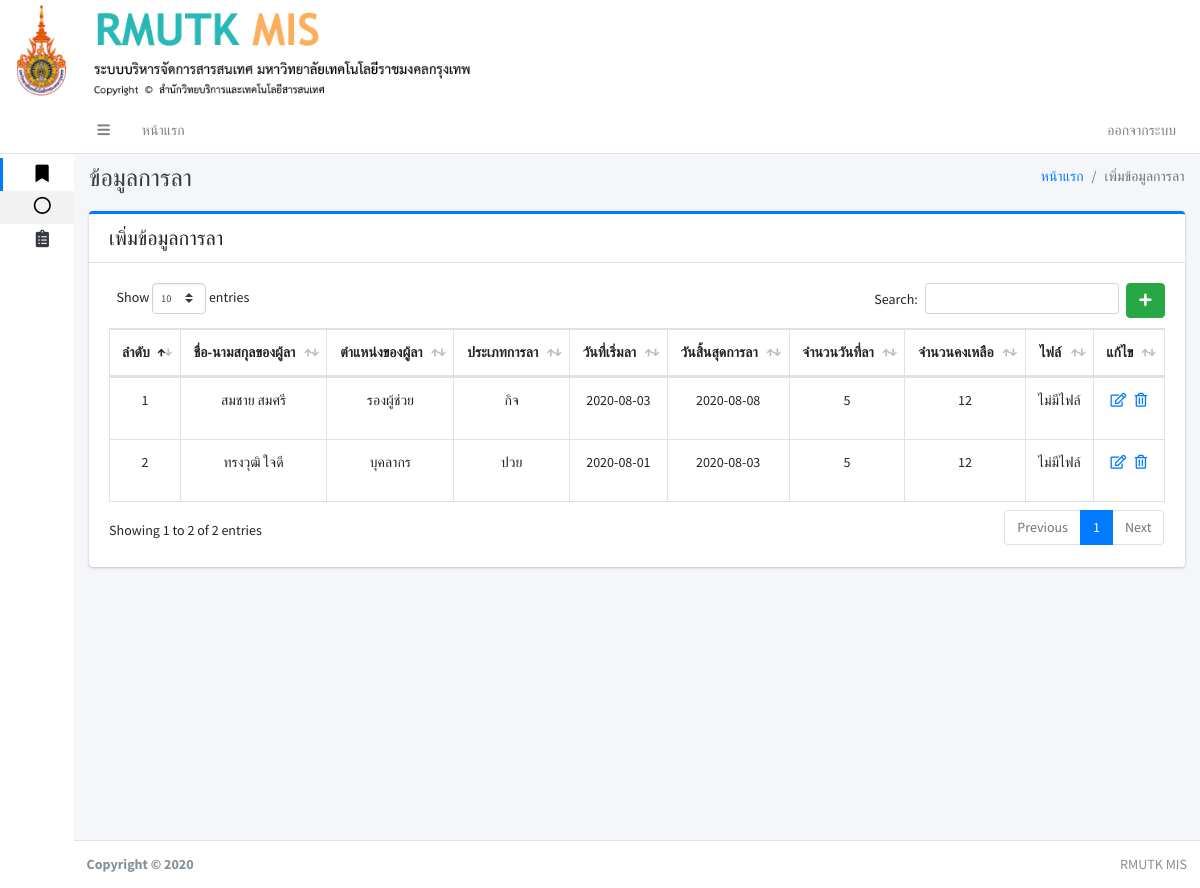
/index.php?pla (signed in), run on an earlier commit of the app's database.
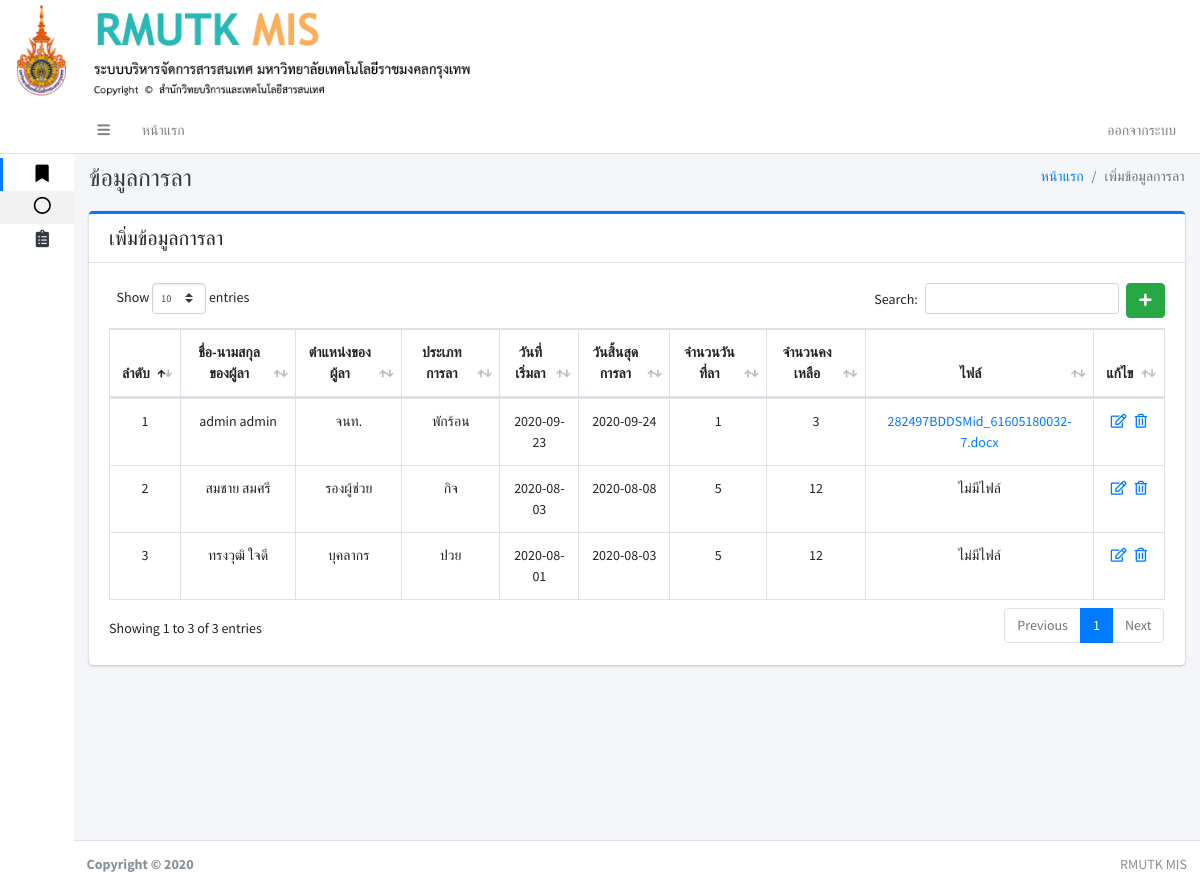
And on a later commit of the database.
### tables this page shows
CREATE TABLE `kan_la` (
  `la_id` int(11) NOT NULL,
  `la_user_id` int(11) NOT NULL,
  `la_type` int(11) NOT NULL,
  `la_start` date NOT NULL,
  `la_end` date NOT NULL,
  `la_total` int(11) NOT NULL,
  `la_balance` int(11) NOT NULL,
  `la_file` varchar(255) NOT NULL,
  `la_status` int(11) NOT NULL
);

CREATE TABLE `user` (
  `user_id` int(11) NOT NULL,
  `first_name` varchar(150) NOT NULL,
  `last_name` varchar(150) NOT NULL,
  `username` varchar(150) NOT NULL,
  `password` varchar(150) NOT NULL,
  `user_tumn` varchar(250) NOT NULL,
  `user_kana_id` int(11) NOT NULL,
  `user_saka_id` int(11) NOT NULL,
  `user_status` int(11) NOT NULL
);

### page/pla.php (the view, shortened to what this page needs)
 <div class="content-header">
     <div class="container-fluid">
         <div class="row mb-2">
             <div class="col-sm-6">
                 <h1 class="m-0 text-dark">ข้อมูลการลา</h1>
             </div>
             <div class="col-sm-6">
                 <ol class="breadcrumb float-sm-right">
                     <li class="breadcrumb-item"><a href="#">หน้าแรก</a></li>
                     <li class="breadcrumb-item active">เพิ่มข้อมูลการลา</li>
                 </ol>
             </div>
         </div>
     </div>
 </div>
 <div class="content">
     <div class="container-fluid">
         <div class="row">
             <div class="col-lg-12">
                 <div class="card card-primary card-outline ">
                     <div class="card-header noprint">
                         <h5 class="m-0">เพิ่มข้อมูลการลา</h5>
                     </div>
                     <div class="card-body">
                         <?php
                         if (isset($_GET['add'])):
                            add();
                        elseif (isset($_GET['edit_la'])):
                            edit();
                        elseif (isset($_GET['del_la'])):
                            del();
                        else:
                        ?>
                         <a href="./index.php?pla&add" class="btn btn-success float-right"><i
                                 class="fas fa-plus"></i></a>
                         <?php shows(); ?>
                         <?php endif ?>
                     </div>
                 </div>
             </div>
         </div>
     </div>
 </div>
 <?php
function shows()
{
include './conn.php';
$sqlhkan_la = " SELECT * FROM kan_la INNER JOIN user ON kan_la.la_user_id = user.user_id ORDER BY la_id desc ";
$qryhkan_la = mysqli_query($conn,$sqlhkan_la);
?>
 <table id="example1" class="table table-bordered table-hover">
     <thead>
         <tr align="center">
             <th width="3px">ลำดับ</th>
             <th>ชื่อ-นามสกุลของผู้ลา</th>
             <th>ตำแหน่งของผู้ลา</th>
             <th>ประเภทการลา</th>
             <th>วันที่เริ่มลา</th>
             <th>วันสิ้นสุดการลา</th>
             <th>จำนวนวันที่ลา</th>
             <th>จำนวนคงเหลือ</th>
             <th>ไฟล์</th>
             <th>แก้ไข</th>
         </tr>
     </thead>
     <tbody>
         <?php
        $i = 1;
        while ($rowhkan_la = $qryhkan_la->fetch_array()) {
        $la_id = $rowhkan_la['la_id'];
        ?>
         <tr align="center">
             <td align="center"><?php echo $i; ?></td>
             <td><?php echo $rowhkan_la['first_name']."  ".$rowhkan_la['last_name']; ?></td>
             <td><?php echo $rowhkan_la['user_tumn']; ?></td>
             <td>
                 <?php if ($rowhkan_la['la_type'] == 0): ?>
                 <p>พักร้อน</p>
                 <?php elseif ($rowhkan_la['la_type'] == 1): ?>
                 <p>กิจ</p>
                 <?php elseif ($rowhkan_la['la_type'] == 2): ?>
                 <p>ปวย</p>
                 <?php elseif ($rowhkan_la['la_type'] == 3): ?>
                 <p>
                     <font color="red">ยกเลิก</font>
                 </p>
                 <?php endif ?>
             </td>
             <td><?php echo $rowhkan_la['la_start']; ?></td>
             <td><?php echo $rowhkan_la['la_end']; ?></td>
             <td><?php echo $rowhkan_la['la_total']; ?></td>
             <td><?php echo $rowhkan_la['la_balance']; ?></td>
             <td>
                 <?php if ($rowhkan_la['la_file'] == "ไม่มีไฟล์") {
                    echo "ไม่มีไฟล์";
                 }else{ ?>
                 <a href="uploads/<?php echo $rowhkan_la['la_file']; ?>" download><?php echo $rowhkan_la['la_file']; ?>
                     <?php } ?>
             </td>
             <td width="10px">
                 <?php if ($rowhkan_la['la_status'] == 0): ?>
                 <a href="index.php?pla&edit_la&la_id=<?php echo($la_id) ?>"><i class="far fa-edit"></i></a>&nbsp;&nbsp;
                 <a href="page/pla_db.php?del_pla&la_id=<?php echo($la_id) ?>"><i class="far fa-trash-alt"></i></a>
                 <?php else: ?>
                 <?php echo "<font color='red'>ยกเลิก</fon>"; ?>
                 <?php endif ?>
             </td>
         </tr>
         <?php $i++; } ?>
     </tbody>
 </table>
 <?php } ?>

What changed in the data, as far as the page shows it:
added kan_la: user.first_name "admin", user.last_name "admin", user.user_tumn "จนท.", la_type "พักร้อน", la_start "2020-09-23", la_end "2020-09-24", la_total "1", la_balance "3", la_file "282497BDDSMid_61605180032-7.docx"
Also different on the page:
text written by a page script: "Show entries Search: Showing 1 to 2 of 2 entries Previous 1 Next" → "Show entries Search: Showing 1 to 3 of 3 entries Previous 1 Next"
